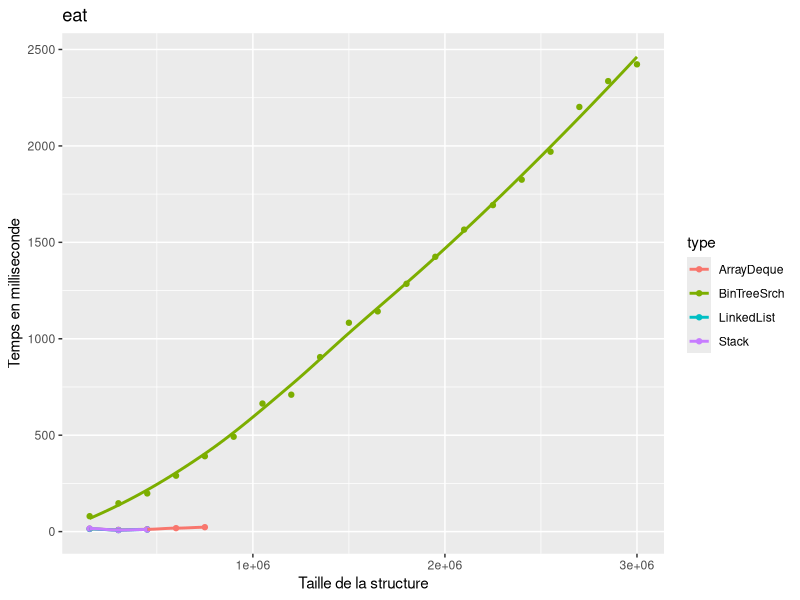
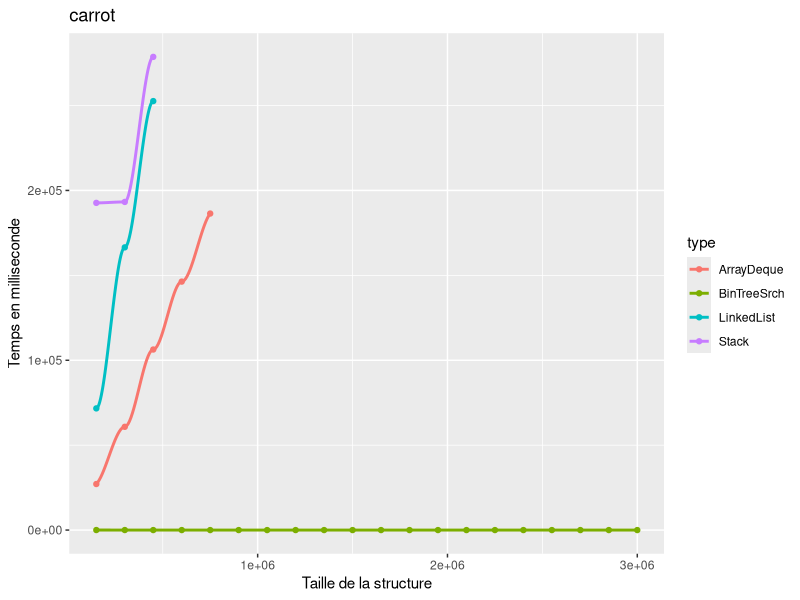
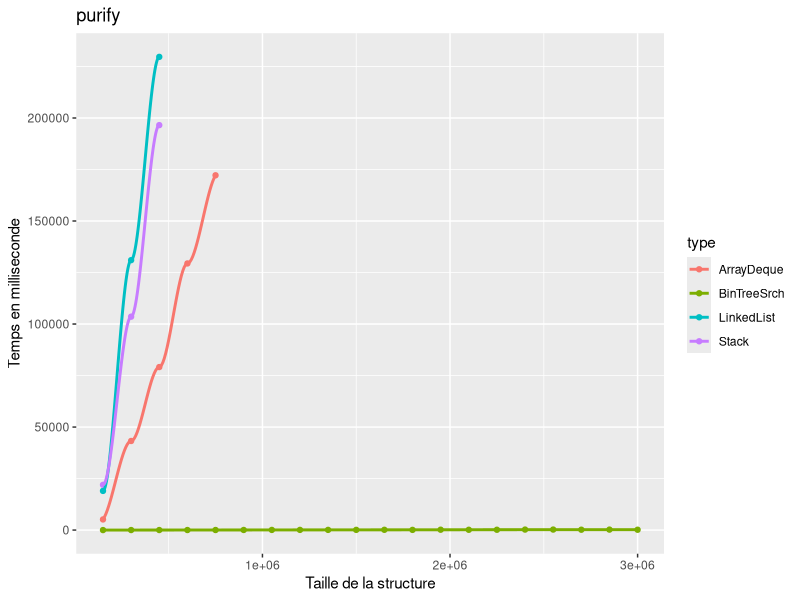
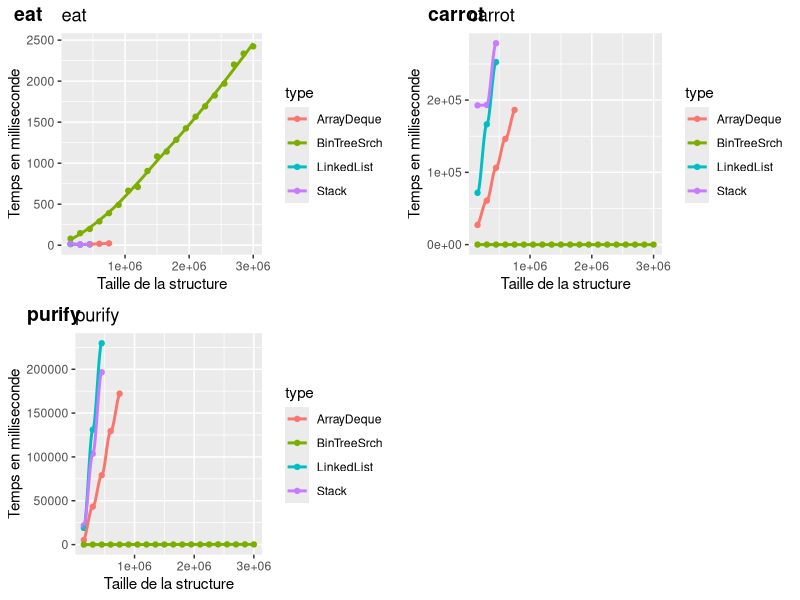

Write R code to recreate these figures, in order.
library(ggplot2)
library(cowplot)
myData <- read.csv("result_ex7.csv", header=TRUE, sep="\t")
pm <- ggplot(myData, aes(number, eat, color=type)) + labs(x="Taille de la structure",y="Temps en milliseconde",title="eat") + geom_point() + geom_smooth(method="loess", se = FALSE)
ggsave("result_eat.png", width = 7, height = 3, dpi = 300)

pa <- ggplot(myData, aes(number, carrot, color=type)) + labs(x="Taille de la structure",y="Temps en milliseconde",title="carrot") + geom_point() + geom_smooth(method="loess", se = FALSE)
ggsave("result_carrot.png", width = 7, height = 3, dpi = 300)

pr <- ggplot(myData, aes(number, purify, color=type)) + labs(x="Taille de la structure",y="Temps en milliseconde",title="purify") + geom_point() + geom_smooth(method="loess", se = FALSE)
ggsave("result_purify.png", width = 7, height = 3, dpi = 300)

p <- plot_grid(pm, pa, pr, labels = c("eat", "carrot", "purify"), ncol = 2, nrow = 2)
ggsave("result_ex7.png", width = 14, height = 6, dpi = 400)
